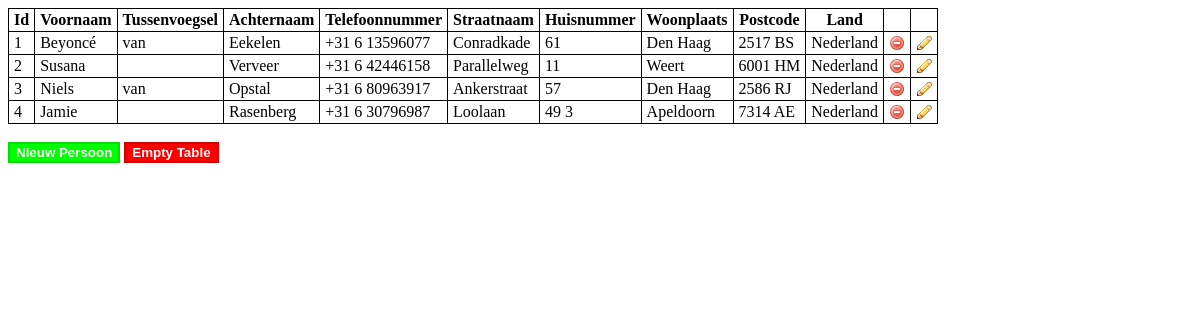
Screenshot of /client/read.php with the database file from the repository.
### tables this page shows
CREATE TABLE IF NOT EXISTS `persoon` (
  `ID` smallint UNSIGNED NOT NULL AUTO_INCREMENT,
  `firstname` varchar(30) NOT NULL,
  `infix` varchar(30) DEFAULT NULL,
  `lastname` varchar(30) NOT NULL,
  `phonenumber` varchar(18) NOT NULL,
  `streetname` varchar(100) NOT NULL,
  `housenumber` varchar(10) NOT NULL,
  `locality` varchar(58) NOT NULL,
  `postalcode` varchar(10) NOT NULL,
  `country` varchar(61) NOT NULL,
  PRIMARY KEY (`ID`)
);

### client/read.php (the view, shortened to what this page needs)
<link rel="stylesheet" href="../style.css">
<?php
require('config/config.php');
$dsn = "mysql:host=$dbHost;dbname=$dbName;charset=$dbCharset";
try {
    $pdo = new PDO($dsn, $dbUser, $dbPass);
} catch (PDOException $e) {
    console_log($e->getMessage());
}
$sql = "SELECT   ID
                ,firstname
                ,infix
                ,lastname
                ,phonenumber
                ,streetname
                ,housenumber
                ,locality
                ,postalcode
                ,country
        FROM persoon
        ORDER BY ID";
$statement = $pdo->prepare($sql);
$statement->execute();
$result = $statement->fetchAll(PDO::FETCH_OBJ);
$rows = "";
foreach ($result as $info) {
    $rows .= "<tr>
                <td>$info->ID</td>
                <td>$info->firstname</td>
                <td>$info->infix</td>
                <td>$info->lastname</td>
                <td>$info->phonenumber</td>
                <td>$info->streetname</td>
                <td>$info->housenumber</td>
                <td>$info->locality</td>
                <td>$info->postalcode</td>
                <td>$info->country</td>
                <td>
                    <a href='delete.php?id={$info->ID}'>
                        <img src='img/b_drop.png' alt='drop'>
                    </a>
                </td>
                <td>
                    <a href='update.php?id={$info->ID}'>
                        <img src='img/b_edit.png' alt='edit'>
                    </a>
                </td>
             </tr>";
}
?>
<table>
    <thead>
        <th>Id</th>
        <th>Voornaam</th>
        <th>Tussenvoegsel</th>
        <th>Achternaam</th>
        <th>Telefoonnummer</th>
        <th>Straatnaam</th>
        <th>Huisnummer</th>
        <th>Woonplaats</th>
        <th>Postcode</th>
        <th>Land</th>
        <th></th>
        <th></th>
    </thead>
    <tbody>
        <tr>
            <?php echo $rows; ?>
        </tr>
    </tbody>
</table>
<a href="../index.php"><input type="button" id="normal" value="Nieuw Persoon"></a>
<a href="truncate.php"><input type="button" id="alert" value="Empty Table"></a>

### style.css (style rules this page uses)
body * { box-sizing: border-box; }
table, th, td { border: #000000 solid 1px; border-collapse: collapse; }
th, td { padding: 2px 5px; }
#alert { background-color: red; color: #FFFFFF; font-weight: bolder; border: 2px solid #cf0606; cursor: pointer; }
#normal { background-color: #00FF00; color: #FFFFFF; font-weight: bolder; border: 2px solid #09d909; cursor: pointer; }

### rows the page displays
persoon: ID "1", firstname "Beyoncé", infix "van", lastname "Eekelen", phonenumber "+31 6 13596077", streetname "Conradkade", housenumber "61", locality "Den Haag", postalcode "2517 BS", country "Nederland"
persoon: ID "2", firstname "Susana", lastname "Verveer", phonenumber "+31 6 42446158", streetname "Parallelweg", housenumber "11", locality "Weert", postalcode "6001 HM", country "Nederland"
persoon: ID "3", firstname "Niels", infix "van", lastname "Opstal", phonenumber "+31 6 80963917", streetname "Ankerstraat", housenumber "57", locality "Den Haag", postalcode "2586 RJ", country "Nederland"
persoon: ID "4", firstname "Jamie", lastname "Rasenberg", phonenumber "+31 6 30796987", streetname "Loolaan", housenumber "49 3", locality "Apeldoorn", postalcode "7314 AE", country "Nederland"
